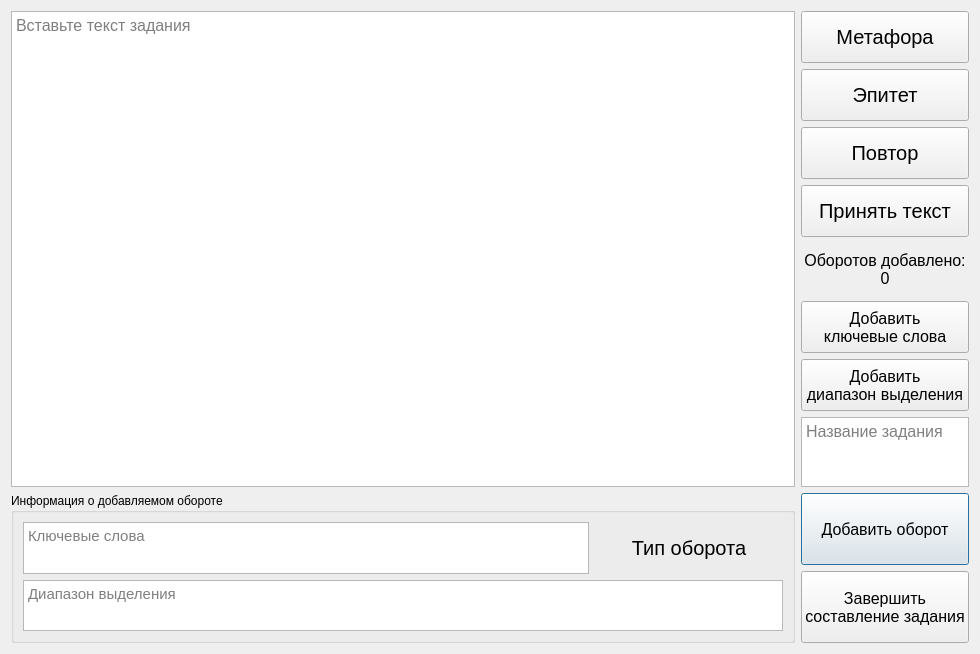
<?xml version="1.0" encoding="UTF-8"?>
<ui version="4.0">
 <class>Dialog</class>
 <widget class="QDialog" name="Dialog">
  <property name="geometry">
   <rect>
    <x>0</x>
    <y>0</y>
    <width>980</width>
    <height>654</height>
   </rect>
  </property>
  <property name="sizePolicy">
   <sizepolicy hsizetype="Expanding" vsizetype="Expanding">
    <horstretch>0</horstretch>
    <verstretch>0</verstretch>
   </sizepolicy>
  </property>
  <property name="windowTitle">
   <string>Dialog</string>
  </property>
  <layout class="QGridLayout" name="gridLayout_2" rowstretch="10,1" columnstretch="10,1">
   <item row="1" column="0">
    <widget class="QGroupBox" name="figure_info">
     <property name="sizePolicy">
      <sizepolicy hsizetype="Preferred" vsizetype="Fixed">
       <horstretch>0</horstretch>
       <verstretch>0</verstretch>
      </sizepolicy>
     </property>
     <property name="maximumSize">
      <size>
       <width>16777215</width>
       <height>150</height>
      </size>
     </property>
     <property name="title">
      <string>Информация о добавляемом обороте</string>
     </property>
     <layout class="QVBoxLayout" name="verticalLayout_2" stretch="0,0">
      <item>
       <layout class="QHBoxLayout" name="horizontalLayout" stretch="3,1">
        <item>
         <widget class="QTextBrowser" name="figure_info_key_words">
          <property name="font">
           <font>
            <pointsize>11</pointsize>
           </font>
          </property>
          <property name="acceptRichText">
           <bool>false</bool>
          </property>
          <property name="placeholderText">
           <string>Ключевые слова</string>
          </property>
         </widget>
        </item>
        <item>
         <widget class="QLabel" name="figure_info_type">
          <property name="sizePolicy">
           <sizepolicy hsizetype="Expanding" vsizetype="Expanding">
            <horstretch>0</horstretch>
            <verstretch>0</verstretch>
           </sizepolicy>
          </property>
          <property name="font">
           <font>
            <pointsize>15</pointsize>
           </font>
          </property>
          <property name="text">
           <string>Тип оборота</string>
          </property>
          <property name="alignment">
           <set>Qt::AlignCenter</set>
          </property>
         </widget>
        </item>
       </layout>
      </item>
      <item>
       <widget class="QTextBrowser" name="figure_info_possible_words">
        <property name="font">
         <font>
          <pointsize>11</pointsize>
         </font>
        </property>
        <property name="acceptRichText">
         <bool>false</bool>
        </property>
        <property name="placeholderText">
         <string>Диапазон выделения</string>
        </property>
       </widget>
      </item>
     </layout>
    </widget>
   </item>
   <item row="1" column="1">
    <layout class="QVBoxLayout" name="verticalLayout_3" stretch="1,1">
     <item>
      <widget class="QPushButton" name="button_add_figure">
       <property name="sizePolicy">
        <sizepolicy hsizetype="Minimum" vsizetype="Minimum">
         <horstretch>0</horstretch>
         <verstretch>0</verstretch>
        </sizepolicy>
       </property>
       <property name="font">
        <font>
         <pointsize>12</pointsize>
        </font>
       </property>
       <property name="text">
        <string>Добавить оборот</string>
       </property>
      </widget>
     </item>
     <item>
      <widget class="QPushButton" name="button_add_task">
       <property name="sizePolicy">
        <sizepolicy hsizetype="Minimum" vsizetype="Minimum">
         <horstretch>0</horstretch>
         <verstretch>0</verstretch>
        </sizepolicy>
       </property>
       <property name="font">
        <font>
         <pointsize>12</pointsize>
        </font>
       </property>
       <property name="text">
        <string>Завершить
составление задания</string>
       </property>
      </widget>
     </item>
    </layout>
   </item>
   <item row="0" column="0">
    <widget class="QPlainTextEdit" name="task_text">
     <property name="font">
      <font>
       <pointsize>12</pointsize>
      </font>
     </property>
     <property name="placeholderText">
      <string>Вставьте текст задания</string>
     </property>
    </widget>
   </item>
   <item row="0" column="1">
    <layout class="QVBoxLayout" name="verticalLayout" stretch="1,1,1,1,1,1,1,1">
     <item>
      <widget class="QPushButton" name="button_metaphor">
       <property name="sizePolicy">
        <sizepolicy hsizetype="Minimum" vsizetype="Expanding">
         <horstretch>0</horstretch>
         <verstretch>0</verstretch>
        </sizepolicy>
       </property>
       <property name="font">
        <font>
         <pointsize>15</pointsize>
        </font>
       </property>
       <property name="text">
        <string>Метафора</string>
       </property>
      </widget>
     </item>
     <item>
      <widget class="QPushButton" name="button_epithet">
       <property name="sizePolicy">
        <sizepolicy hsizetype="Minimum" vsizetype="Expanding">
         <horstretch>0</horstretch>
         <verstretch>0</verstretch>
        </sizepolicy>
       </property>
       <property name="font">
        <font>
         <pointsize>15</pointsize>
        </font>
       </property>
       <property name="text">
        <string>Эпитет</string>
       </property>
      </widget>
     </item>
     <item>
      <widget class="QPushButton" name="button_repeats">
       <property name="sizePolicy">
        <sizepolicy hsizetype="Minimum" vsizetype="Expanding">
         <horstretch>0</horstretch>
         <verstretch>0</verstretch>
        </sizepolicy>
       </property>
       <property name="font">
        <font>
         <pointsize>15</pointsize>
        </font>
       </property>
       <property name="text">
        <string>Повтор</string>
       </property>
      </widget>
     </item>
     <item>
      <widget class="QPushButton" name="button_accept_text">
       <property name="sizePolicy">
        <sizepolicy hsizetype="Minimum" vsizetype="Expanding">
         <horstretch>0</horstretch>
         <verstretch>0</verstretch>
        </sizepolicy>
       </property>
       <property name="font">
        <font>
         <pointsize>15</pointsize>
         <weight>50</weight>
         <italic>false</italic>
         <bold>false</bold>
         <underline>false</underline>
         <strikeout>false</strikeout>
         <kerning>true</kerning>
        </font>
       </property>
       <property name="text">
        <string>Принять текст</string>
       </property>
      </widget>
     </item>
     <item>
      <widget class="QLabel" name="figures_counter_label">
       <property name="sizePolicy">
        <sizepolicy hsizetype="Preferred" vsizetype="Expanding">
         <horstretch>0</horstretch>
         <verstretch>0</verstretch>
        </sizepolicy>
       </property>
       <property name="font">
        <font>
         <pointsize>12</pointsize>
        </font>
       </property>
       <property name="text">
        <string>Оборотов добавлено:
0</string>
       </property>
       <property name="alignment">
        <set>Qt::AlignCenter</set>
       </property>
      </widget>
     </item>
     <item>
      <widget class="QPushButton" name="button_add_key_words">
       <property name="sizePolicy">
        <sizepolicy hsizetype="Minimum" vsizetype="Expanding">
         <horstretch>0</horstretch>
         <verstretch>0</verstretch>
        </sizepolicy>
       </property>
       <property name="font">
        <font>
         <pointsize>12</pointsize>
        </font>
       </property>
       <property name="text">
        <string>Добавить
ключевые слова</string>
       </property>
      </widget>
     </item>
     <item>
      <widget class="QPushButton" name="button_add_possible_words">
       <property name="sizePolicy">
        <sizepolicy hsizetype="Minimum" vsizetype="Expanding">
         <horstretch>0</horstretch>
         <verstretch>0</verstretch>
        </sizepolicy>
       </property>
       <property name="font">
        <font>
         <pointsize>12</pointsize>
        </font>
       </property>
       <property name="text">
        <string>Добавить
диапазон выделения</string>
       </property>
      </widget>
     </item>
     <item>
      <widget class="QPlainTextEdit" name="task_name_input">
       <property name="sizePolicy">
        <sizepolicy hsizetype="Expanding" vsizetype="Expanding">
         <horstretch>0</horstretch>
         <verstretch>0</verstretch>
        </sizepolicy>
       </property>
       <property name="font">
        <font>
         <pointsize>12</pointsize>
        </font>
       </property>
       <property name="placeholderText">
        <string>Название задания</string>
       </property>
      </widget>
     </item>
    </layout>
   </item>
  </layout>
 </widget>
 <resources/>
 <connections/>
</ui>
